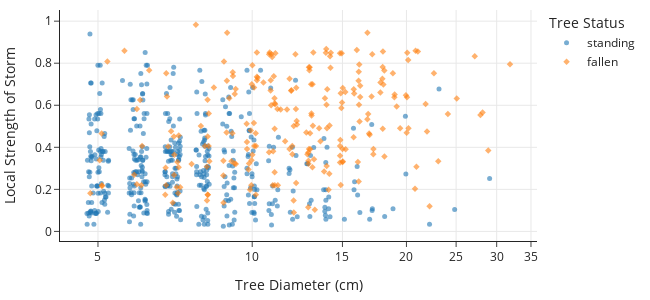

The notebook cell saved with this chart:
### Code cell
fig = px.scatter(
    trees, x=jitter(trees["diameter"], amt=0.5), y="storm",
    color="status", symbol="status",
    log_x=True, width=650, height=300,
)

fig.update_traces(marker=dict(opacity=0.6, size=5))

fig.update_layout(
    xaxis_title="Tree Diameter (cm)",
    yaxis_title="Local Strength of Storm",
    legend_title="Tree Status",
)

fig

### Figure 1 — Plotly figure (JSON) as saved in the notebook; plotly's stock layout.template omitted (floating-point values rounded to 4 significant figures; data arrays with more than 128 entries replaced by an {"elided": "..."} marker saying what was removed)
{"data": [{"hovertemplate": "status=standing<br>x=%{x}<br>storm=%{y}<extra></extra>", "legendgroup": "standing", "marker": {"color": "#1F77B4", "opacity": 0.6, "size": 5, "symbol": "circle"}, "mode": "markers", "name": "standing", "orientation": "v", "showlegend": true, "type": "scatter", "x": {"elided": "426 float values"}, "xaxis": "x", "y": {"elided": "426 float values"}, "yaxis": "y"}, {"hovertemplate": "status=fallen<br>x=%{x}<br>storm=%{y}<extra></extra>", "legendgroup": "fallen", "marker": {"color": "#FF7F0E", "opacity": 0.6, "size": 5, "symbol": "diamond"}, "mode": "markers", "name": "fallen", "orientation": "v", "showlegend": true, "type": "scatter", "x": {"elided": "233 float values"}, "xaxis": "x", "y": {"elided": "233 float values"}, "yaxis": "y"}], "layout": {"height": 300, "legend": {"title": {"text": "Tree Status"}, "tracegroupgap": 0}, "width": 650, "xaxis": {"anchor": "y", "domain": [0, 1], "title": {"text": "Tree Diameter (cm)"}, "type": "log"}, "yaxis": {"anchor": "x", "domain": [0, 1], "title": {"text": "Local Strength of Storm"}}}}
